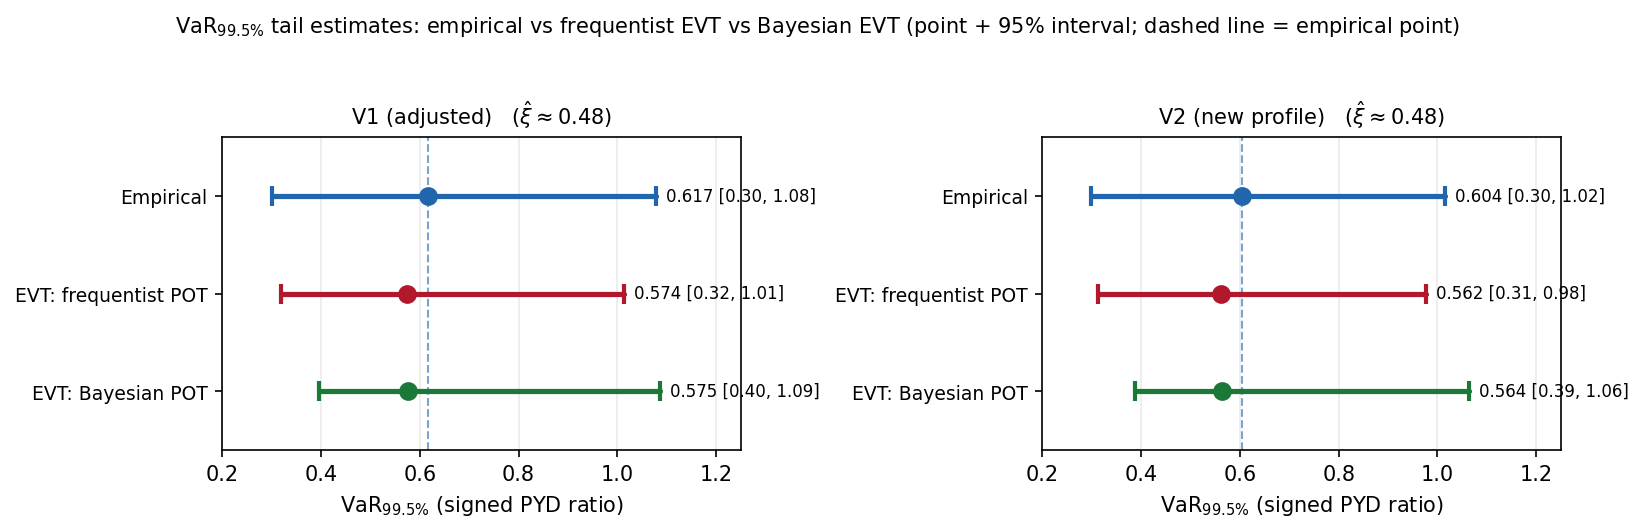

Source code (Python):
"""Appendix C: consolidated VaR99.5 tail-estimate comparison (three methods).

Reads the three result files and emits (i) a LaTeX table and (ii) a forest-plot figure
comparing the empirical, frequentist-EVT (POT bootstrap) and Bayesian-EVT (POT MCMC) VaR99.5
for the two vignette tail distributions, each as a point with a 95% interval.

Run: python appendix_c_tail_comparison.py
"""
import json
from pathlib import Path
import numpy as np
import matplotlib; matplotlib.use("Agg")
import matplotlib.pyplot as plt

SCRIPT_DIR = Path(__file__).resolve().parent


def load():
    vu = json.loads((SCRIPT_DIR / "vignette_uncertainty_results.json").read_text())
    gp = json.loads((SCRIPT_DIR / "gpd_var_uncertainty_results.json").read_text())
    bg = json.loads((SCRIPT_DIR / "bayesian_gpd_results.json").read_text())
    cen = vu["centres_full_pool_posterior_mean"]
    rows = {
        "V1 (adjusted)": {
            "Empirical": (cen["V1_adj"]["v995"], vu["vignette1"]["adjusted"]["var995"]["lo"], vu["vignette1"]["adjusted"]["var995"]["hi"]),
            "EVT - frequentist POT": (gp["distributions"]["V1_adjusted"]["point_var995"], gp["distributions"]["V1_adjusted"]["band_lo_2.5"], gp["distributions"]["V1_adjusted"]["band_hi_97.5"]),
            "EVT - Bayesian POT": (bg["distributions"]["V1_adjusted"]["var995_median"], bg["distributions"]["V1_adjusted"]["var995_2.5"], bg["distributions"]["V1_adjusted"]["var995_97.5"]),
            "xi": bg["distributions"]["V1_adjusted"]["xi_median"],
        },
        "V2 (new profile)": {
            "Empirical": (cen["V2_new"]["v995"], vu["vignette2"]["adjusted_new"]["var995"]["lo"], vu["vignette2"]["adjusted_new"]["var995"]["hi"]),
            "EVT - frequentist POT": (gp["distributions"]["V2_new"]["point_var995"], gp["distributions"]["V2_new"]["band_lo_2.5"], gp["distributions"]["V2_new"]["band_hi_97.5"]),
            "EVT - Bayesian POT": (bg["distributions"]["V2_new"]["var995_median"], bg["distributions"]["V2_new"]["var995_2.5"], bg["distributions"]["V2_new"]["var995_97.5"]),
            "xi": bg["distributions"]["V2_new"]["xi_median"],
        },
    }
    return rows


def latex(rows):
    def cell(t): return f"{t[0]:.3f} [{t[1]:.3f}, {t[2]:.3f}]"
    methods = ["Empirical", "EVT - frequentist POT", "EVT - Bayesian POT"]
    body = "\\textbf{Method} & \\textbf{V1 (adjusted)} & \\textbf{V2 (new profile)} \\\\\n\\midrule\n"
    for m in methods:
        ml = m.replace("EVT - ", "EVT, ")
        body += f"{ml} & {cell(rows['V1 (adjusted)'][m])} & {cell(rows['V2 (new profile)'][m])} \\\\\n"
    xi1, xi2 = rows["V1 (adjusted)"]["xi"], rows["V2 (new profile)"]["xi"]
    tex = (
        "\\begin{table}[htbp]\n\\centering\n"
        "\\caption{Tail-estimate comparison for VaR$_{99.5\\%}$ of the transferred-severity "
        "distributions: empirical, frequentist extreme-value (peaks-over-threshold, POT) and "
        "Bayesian POT. Point estimate with 95\\% interval; POT threshold at the 90th percentile "
        "($N_u\\approx49$ exceedances).}\n"
        "\\label{tab:tail_comparison}\n\\begin{tabular}{lcc}\n\\toprule\n"
        + body +
        "\\bottomrule\n\\end{tabular}\n\\vspace{2pt}\n"
        f"{{\\footnotesize The three estimates are mutually consistent: each point lies inside the "
        f"other methods' intervals, and both EVT intervals contain the empirical point. The fitted "
        f"tail shape is credibly heavy ($\\hat\\xi\\approx{xi1:.2f}$ for V1, ${xi2:.2f}$ for V2; "
        f"95\\% credible interval excludes zero), which is why the upper limits are wide. Intervals: "
        f"empirical and frequentist-POT from a cluster (by-syndicate) bootstrap $\\times$ posterior "
        f"draws ($B=4000$); Bayesian-POT from the GPD posterior.}}\n\\end{{table}}\n"
    )
    (SCRIPT_DIR / "appendix_c_tail_comparison.tex").write_text(tex, encoding="utf-8")


def figure(rows):
    methods = ["Empirical", "EVT - frequentist POT", "EVT - Bayesian POT"]
    colors = {"Empirical": "#2166ac", "EVT - frequentist POT": "#b2182b", "EVT - Bayesian POT": "#1b7837"}
    fig, axes = plt.subplots(1, 2, figsize=(11, 3.6), sharex=True)
    for ax, (vname, data) in zip(axes, rows.items()):
        emp = data["Empirical"][0]
        ax.axvline(emp, color="#2166ac", ls="--", lw=1, alpha=0.6, zorder=0)
        for i, m in enumerate(methods):
            pt, lo, hi = data[m]
            y = len(methods) - 1 - i
            ax.plot([lo, hi], [y, y], color=colors[m], lw=2.5, solid_capstyle="round")
            ax.plot([lo, hi], [y, y], "|", color=colors[m], markersize=10, mew=2)
            ax.plot(pt, y, "o", color=colors[m], markersize=8, zorder=3)
            ax.text(hi + 0.02, y, f"{pt:.3f} [{lo:.2f}, {hi:.2f}]", va="center", fontsize=8)
        ax.set_yticks(range(len(methods)))
        ax.set_yticklabels([m.replace("EVT - ", "EVT: ") for m in reversed(methods)], fontsize=9)
        ax.set_ylim(-0.6, len(methods) - 0.4)
        ax.set_title(f"{vname}   ($\\hat\\xi\\approx{data['xi']:.2f}$)", fontsize=10)
        ax.set_xlabel("VaR$_{99.5\\%}$ (signed PYD ratio)")
        ax.grid(True, axis="x", alpha=0.25)
        ax.set_xlim(0.2, 1.25)
    fig.suptitle("VaR$_{99.5\\%}$ tail estimates: empirical vs frequentist EVT vs Bayesian EVT "
                 "(point + 95% interval; dashed line = empirical point)", fontsize=10)
    fig.tight_layout(rect=[0, 0, 1, 0.96])
    fig.savefig(SCRIPT_DIR / "appendix_c_tail_comparison.png", dpi=150, bbox_inches="tight")
    fig.savefig(SCRIPT_DIR / "appendix_c_tail_comparison.pdf", bbox_inches="tight")
    plt.close(fig)


def main():
    rows = load()
    latex(rows); figure(rows)
    for v, data in rows.items():
        print(f"{v}:")
        for m in ["Empirical", "EVT - frequentist POT", "EVT - Bayesian POT"]:
            pt, lo, hi = data[m]
            print(f"  {m:24s} {pt:.3f} [{lo:.3f}, {hi:.3f}]")
    print("\nWrote appendix_c_tail_comparison.tex, .png, .pdf")


if __name__ == "__main__":
    main()
